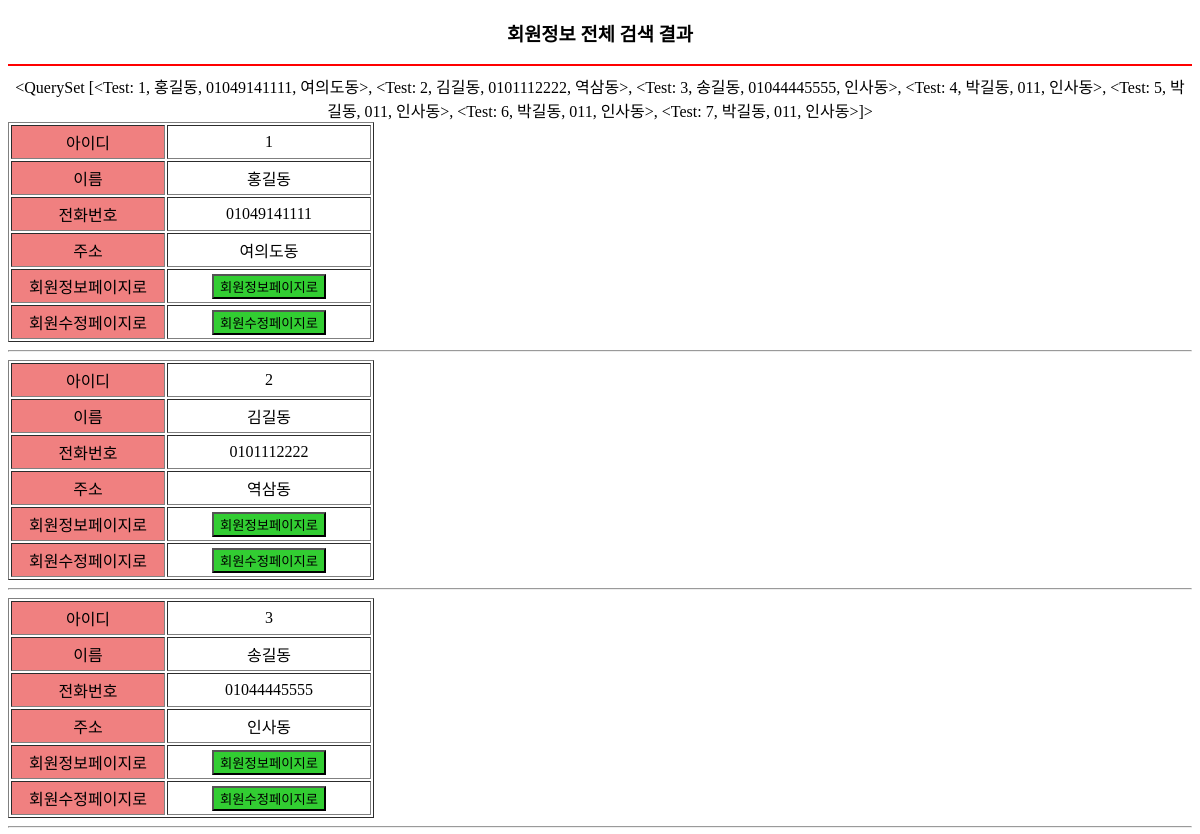
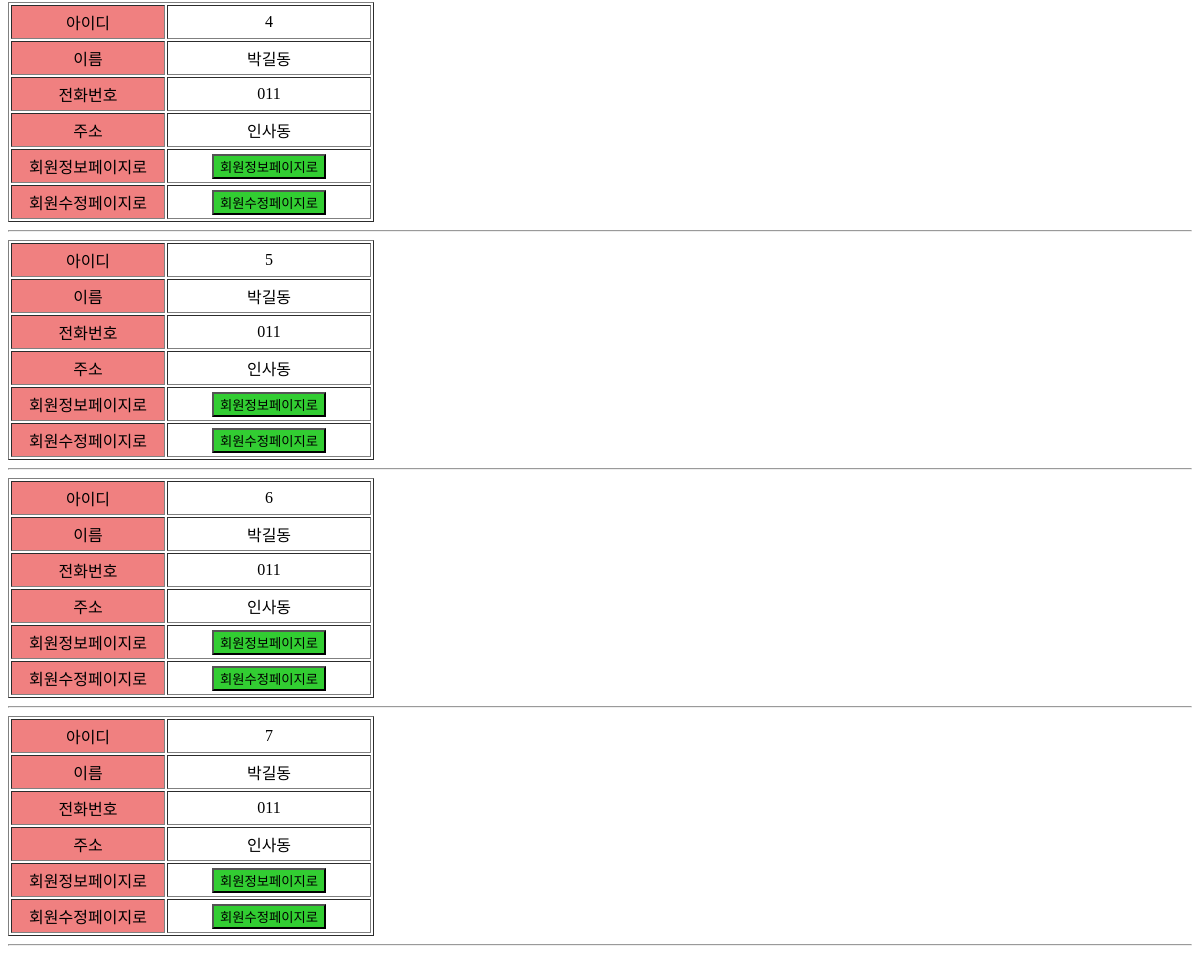
Page /member/all on the earlier database version (2 pictures, top to bottom).
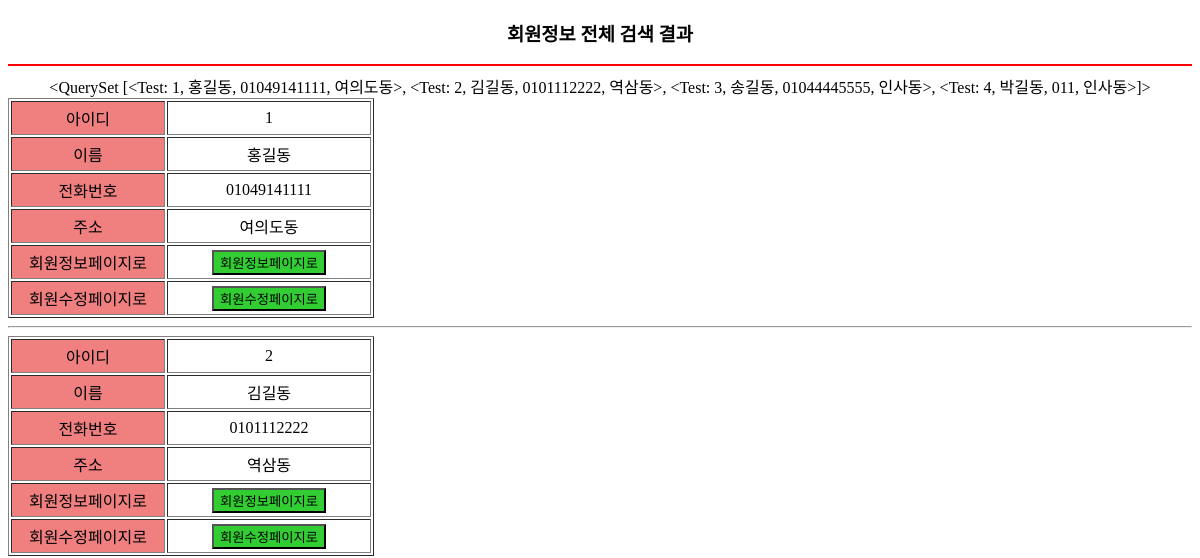
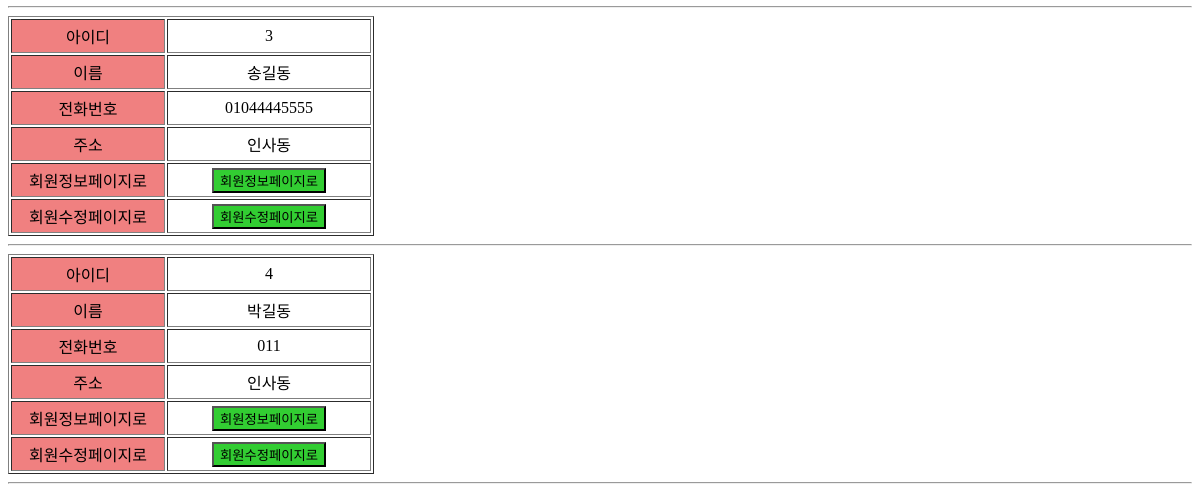
Same page on the later database version (2 pictures, top to bottom).
### member/models.py (models this page shows)
class Test(models.Model):
    name = models.CharField(max_length=200)
    tel = models.CharField(max_length=200)
    addr = models.CharField(max_length=200)
    def __str__(self):
        return str(self.id) + ", " + self.name + ", " + \
            self.tel + ", " + self.addr

### member/views.py (the view)
# urls.py: path('member/all', member.views.all),
def all(req):
    all = Test.objects.all()
    context = {'all' : all}
    return render(req, 'member/all.html', context)

### templates/member/all.html (shortened to what this page needs)
<!DOCTYPE html>
<html lang="en">
<head>
</head>
<body>
<h3>회원정보 전체 검색 결과 </h3>
<hr color="red">
{{ all }}
{% for one in all %}
<table border="1">
    <tr>
        <td width="100" class="c1">아이디</td>
        <td width="200">
            {{ one.id }}
        </td>
    </tr>
    <tr>
        <td width="100" class="c1">이름</td>
        <td width="200">
            {{ one.name }}
        </td>
    </tr>
    <tr>
        <td width="100" class="c1">전화번호</td>
        <td width="200">
            {{ one.tel }}
        </td>
    </tr>
    <tr>
        <td width="100" class="c1">주소</td>
        <td width="200">
            {{ one.addr }}
        </td>
    </tr>
    <tr>
        <td class="c1">회원정보페이지로</td>
        <td width="200">
            <a href="/member">
                <button>회원정보페이지로</button>
            </a>
        </td>
    </tr>
    <tr>
        <td class="c1">회원수정페이지로</td>
        <td width="200">
            <a href="/member/up/{{ one.id }}">
                <button>회원수정페이지로</button>
            </a>
        </td>
    </tr>
</table>
    <hr>
{% endfor %}
</body>
</html>

### templates/member/all.html (style rules this page uses)
* { text-align: center; }
td { text-align: center; }
.c1 { background: lightcoral; width: 150px; height: 30px; }
button { background: limegreen; }

Differences in the rows shown:
removed Test: id "5", name "박길동", tel "011", addr "인사동"
removed Test: id "6", name "박길동", tel "011", addr "인사동"
removed Test: id "7", name "박길동", tel "011", addr "인사동"
computed for Test "홍길동": id+name+tel "…<Test: 4, 박길동, 011, 인사동>, <Test: 5, 박길동, 011, 인사동>, <Test: 6, 박길동, 011, 인사동>, <Test: 7, 박길동, 011, 인사동>]>" → "<QuerySet [<Test: 1, 홍길동, 01049141111, 여의도동>, <Test: 2, 김길동, 0101112222, 역삼동>, <Test: 3, 송길동, 01044445555, 인사동>, <Test: 4, 박길동, 011, 인사동>]>"
